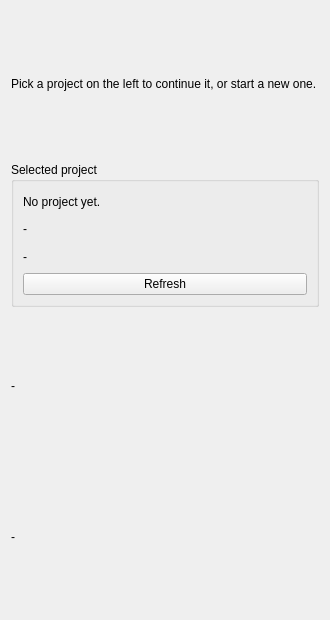
<?xml version='1.0' encoding='UTF-8'?>
<ui version="4.0">
 <class>Dashboard</class>
 <widget class="QWidget" name="Dashboard">
  <property name="geometry">
   <rect>
    <x>0</x>
    <y>0</y>
    <width>330</width>
    <height>620</height>
   </rect>
  </property>
  <property name="windowTitle">
   <string>Overview</string>
  </property>
  <layout class="QVBoxLayout" name="controls_layout">
   <item>
    <widget class="QLabel" name="hint_label">
     <property name="text">
      <string>Pick a project on the left to continue it, or start a new one.</string>
     </property>
     <property name="wordWrap">
      <bool>true</bool>
     </property>
    </widget>
   </item>
   <item>
    <widget class="QGroupBox" name="project_group">
     <property name="title">
      <string>Selected project</string>
     </property>
     <layout class="QVBoxLayout" name="project_layout">
      <item>
       <widget class="QLabel" name="project_label">
        <property name="text">
         <string>No project yet.</string>
        </property>
        <property name="wordWrap">
         <bool>true</bool>
        </property>
       </widget>
      </item>
      <item>
       <widget class="QLabel" name="stage_label">
        <property name="text">
         <string>-</string>
        </property>
        <property name="wordWrap">
         <bool>true</bool>
        </property>
       </widget>
      </item>
      <item>
       <widget class="QLabel" name="progress_label">
        <property name="text">
         <string>-</string>
        </property>
        <property name="wordWrap">
         <bool>true</bool>
        </property>
       </widget>
      </item>
      <item>
       <widget class="QPushButton" name="btn_refresh">
        <property name="text">
         <string>Refresh</string>
        </property>
       </widget>
      </item>
     </layout>
    </widget>
   </item>
   <item>
    <widget class="QLabel" name="next_label">
     <property name="text">
      <string>-</string>
     </property>
     <property name="wordWrap">
      <bool>true</bool>
     </property>
    </widget>
   </item>
   <item>
    <widget class="QLabel" name="status_label">
     <property name="text">
      <string>-</string>
     </property>
     <property name="wordWrap">
      <bool>true</bool>
     </property>
    </widget>
   </item>
  </layout>
 </widget>
 <resources />
 <connections />
</ui>
